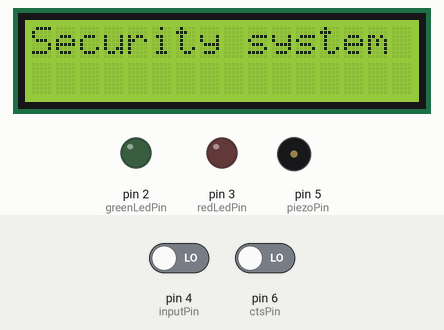
A sketch run on a simulated Arduino Uno, built with avr-gcc and run on an emulated ATmega328P. On the bench: 16×2 character LCD, output pins drawn as LEDs (lit = HIGH), buzzer (waves = sounding). Inputs (shaded band) come from the test bench; at power-on: pin 4 (inputPin) LOW, pin 6 (ctsPin) LOW. Pins used as bus, display or sensor lines are not drawn.

Above: at 1.3 s.
1.4 s: pin 4 (inputPin) driven HIGH
At 2.5 s:
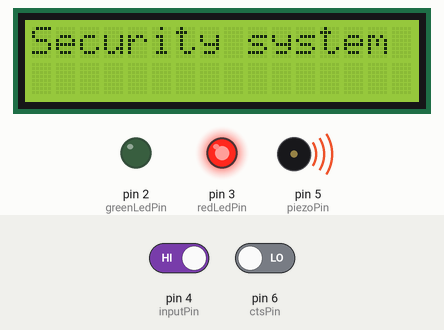
2.9 s: pin 4 (inputPin) driven LOW
At 3.7 s:
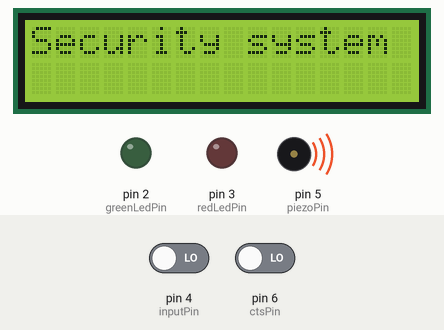
Timing chart, 0 to 5.9 s (numbered marks = the images above; inputs shaded):
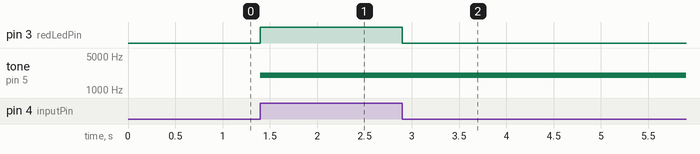

Measured:
- after the input at 1.4 s, pin 3 (redLedPin): LOW → HIGH at once; tone on pin 5 (piezoPin): silent → 2000 Hz at once
- after the input at 2.9 s, pin 3 (redLedPin): HIGH → LOW at once

The sketch:

Source_with_display.ino
```cpp
#include <Wire.h>
#include <LiquidCrystal_I2C.h>
#include <SPI.h>
#include <MFRC522.h>

#define SS_PIN 10
#define RST_PIN 9

#define ctsPin  6// пин для епкостного датчика касания

LiquidCrystal_I2C lcd(0x3f, 16, 2);

// RFID
MFRC522 mfrc522(SS_PIN, RST_PIN); // Create MFRC522 instance
//MFRC522 rfid(SS_PIN, RST_PIN);
//MFRC522::MIFARE_Key key;
byte rightNuid[4]={0x90, 0xF7, 0xB0, 0x56};
byte wrongNuid[4];

int greenLedPin = 2;
int redLedPin = 3;

int inputPin = 4;
int pirState = LOW;
int val = 0;

int piezoPin = 5;

void setup()
{
  pinMode(greenLedPin, OUTPUT);
  pinMode(redLedPin, OUTPUT);
  pinMode(inputPin, INPUT);

  lcd.init();
  lcd.backlight();
  lcd.clear();
  lcd.print("Security system");

  Serial.begin(9600);
  SPI.begin();
//  rfid.PCD_Init();

  mfrc522.PCD_Init();
}

void testLed()
{
  digitalWrite(greenLedPin, HIGH);
  delay(500);
  digitalWrite(redLedPin, HIGH);
  delay(500);
  digitalWrite(greenLedPin, LOW);
  delay(500);
  digitalWrite(redLedPin, LOW);
  delay(500);
}

void view_data (byte *buf, byte size)
{
  for (byte j = 0; j < size; j++)
  {
    Serial.print(buf [j]);
    Serial.print(buf [j], HEX);
  }
}

void loop()
{
  val = digitalRead(inputPin);

  if (val == HIGH)
  {
    digitalWrite(redLedPin, HIGH);


    tone(piezoPin, 2000);
    if (digitalRead(ctsPin)==HIGH)
    {
     // Reset the loop if no new card present on the sensor/reader. This saves the entire process when idle.
      if ( ! mfrc522.PICC_IsNewCardPresent()) {
        return;
      }

      // Select one of the cards
      if ( ! mfrc522.PICC_ReadCardSerial()) {
        return;
      }
      Serial.println(F("**Card Detected:**"));
      mfrc522.PICC_DumpDetailsToSerial(&(mfrc522.uid)); //dump some details about the card

      lcd.clear();
      lcd.print("Access granted");

      digitalWrite(redLedPin, LOW);
      digitalWrite(greenLedPin, HIGH);
      noTone(piezoPin);
            Serial.println();
            delay(2000);

    }
  }
  else
  {
    digitalWrite(redLedPin, LOW);
  }
 digitalWrite(greenLedPin, LOW);
}
```
